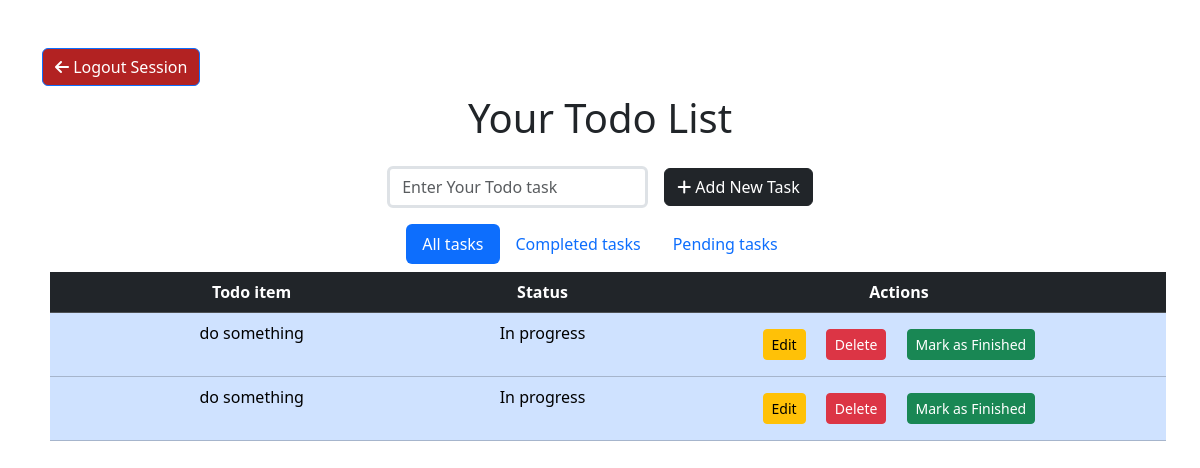
Page / (signed in) on the earlier database version.
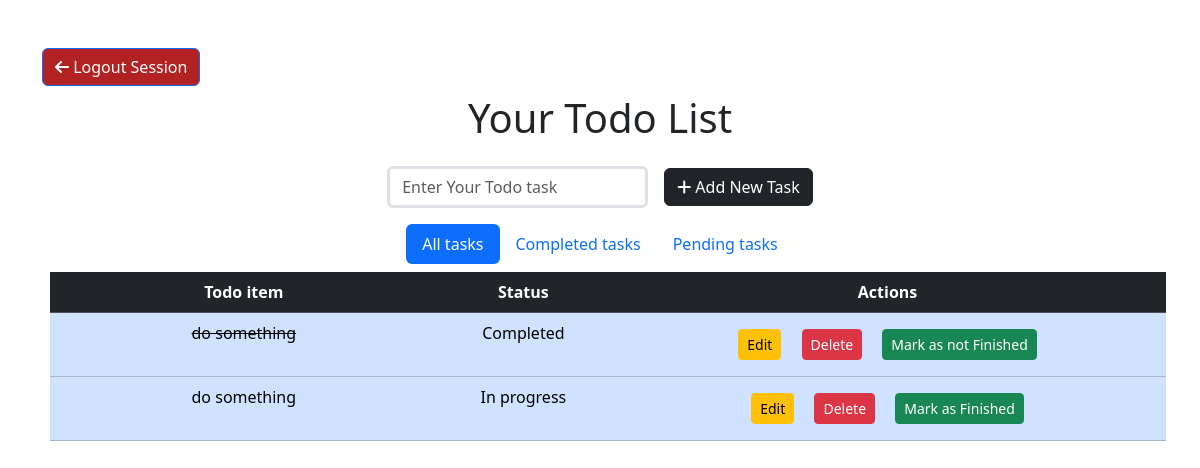
Same page on the later database version.
### todoapp/models.py (models this page shows, shortened)
class todo(models.Model):
    user = models.ForeignKey(User, on_delete=models.CASCADE)
    todo_name = models.CharField(max_length=1000)
    status = models.BooleanField(default=False)

### todoapp/views.py (the view)
# urls.py: 2. Add a URL to urlpatterns:  path('', views.home, name='home')
@login_required
def home(request):
    if request.method == 'POST':
        task = request.POST.get('task')
        new_todo = todo(user=request.user, todo_name=task)
        new_todo.save()
    all_todos = todo.objects.filter(user=request.user)
    context = {
        'todos': all_todos,
        'active':'all'
    }
    return render(request, 'todoapp/todo.html', context)

### todoapp/templates/todoapp/todo.html (shortened to what this page needs)
<!DOCTYPE html>
<html lang="en">
<head>
  <link href="https://cdn.jsdelivr.net/npm/bootstrap@5.3.2/dist/css/bootstrap.min.css" rel="stylesheet">
    <link rel="stylesheet"
    href="https://cdnjs.cloudflare.com/ajax/libs/font-awesome/6.5.1/css/all.min.css">
</head>
<body>
    <section class="py-5 text-center container">
      <div class="text-start">
        <a href="{% url 'logout' %}"><button style="background: firebrick; color: white;" type="submit" class="btn btn-primary "><i class="fa-solid fa-arrow-left"></i> Logout Session</button><a>
      </div>
      <div class="row py-lg-2">
        <div class="col-lg-6 col-md-8 mx-auto">
          <h1 >Your Todo List </h1>
          <form method="POST" class="row row-cols-lg-auto g-3 justify-content-center align-items-center m-1 pb-1">
            <div class="col-12">
              <div class="form-outline">
                <input type="text" id="form1" class="form-control border border-3" name="task" placeholder="Enter Your Todo task" required/>
              </div>
            </div>
            <div class="col-12">
              <button type="submit" class="btn btn-dark"> <i class="fa fa-plus" aria-hidden="true"></i>  Add New Task</button>
            </div>
          </form>
        </div>
      </div>
      {% if todos %}
      <ul class="nav justify-content-center nav-pills ">
        <li class="nav-item">
          <a class="nav-link {% if active == 'all' %}active {% endif %}" href="{% url 'home-page' %}">All tasks</a>
        </li>
        <li class="nav-item">
          <a class="nav-link {% if active == 'finished' %}active {% endif %}" href="{% url 'finished' %}">Completed tasks</a>
        </li>
        <li class="nav-item">
          <a class="nav-link {% if active == 'pending' %}active {% endif %}" href="{% url 'pending' %}">Pending tasks</a>
        </li>
      </ul>
      <table class="table m-2 table-hover table-primary  " >
        <thead>
          <tr class="table-dark">
            <th scope="col" >Todo item</th>
            <th scope="col" >Status</th>
            <th scope="col" >Actions</th>
          </tr>
        </thead>
        <tbody>
          {% for todo in todos %}
          <tr>
            <td style= 'word-wrap: break-word;min-width: 230px;max-width: 230px;{% if todo.status %}text-decoration: Line-Through;{% endif %}'  >{{todo.todo_name}}</td>
            {% if todo.status == True %}
              <td>Completed</td>
            {% else %}
              <td>In progress</td>
            {% endif %}
            <td >
              <a href="{% url 'edit' todo.id %}"><button type="submit"  class="btn btn-warning btn-sm m-2">Edit</button></a>
              <a href="{% url 'delete' todo.id %}"><button type="submit" class="btn btn-danger btn-sm m-2">Delete</button></a>
              <a href="{% url 'update' todo.id %}"><button type="submit" class="btn btn-success btn-sm m-2">{% if todo.status == True %}Mark as not Finished {% else %} Mark as Finished {% endif %}</button></a>
            </td>
          </tr>
          {% endfor %}
        </tbody>
      </table>
      {% else %}
      <div class='container-fluid'>
        <h3>There are no Tasks to do. Add new tasks to get started.</h3>
      </div>
      {% endif %}
    </section>
</body>
</html>

Differences in the rows shown:
changed todo (number 1 of 2 on the later page): status "In progress Mark as Finished" → "Completed Mark as not Finished"
